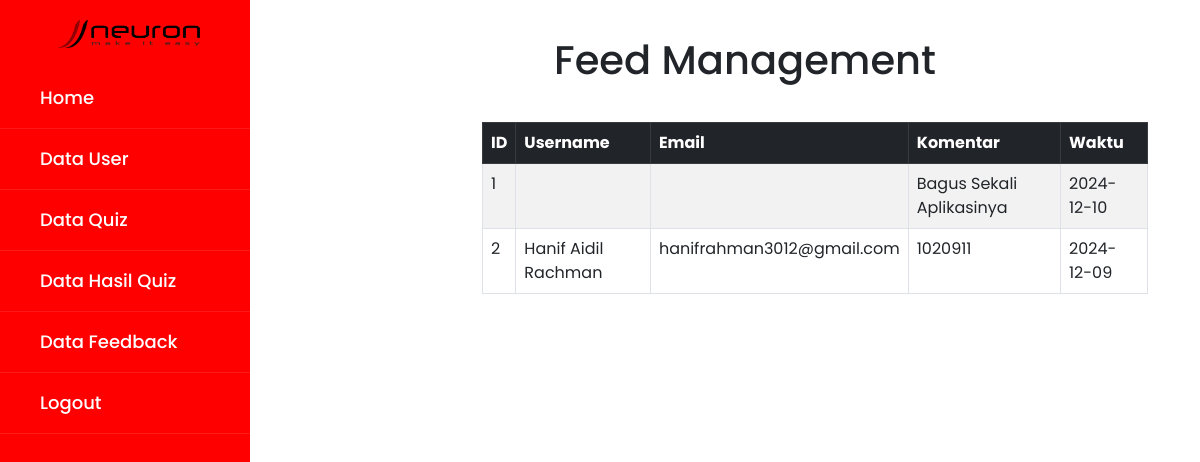
The app's page /admin/feedback.php with its own data.
### tables this page shows
CREATE TABLE `feedback` (
  `id` int(11) NOT NULL,
  `name` varchar(255) NOT NULL,
  `email` varchar(255) NOT NULL,
  `pesan` varchar(255) NOT NULL,
  `waktu` date NOT NULL
);

### admin/feedback.php (the view, shortened to what this page needs)
<!DOCTYPE html>
<html lang="en">
<head>
    <link rel="stylesheet" href="https://cdn.jsdelivr.net/npm/bootstrap@5.3.0/dist/css/bootstrap.min.css">
    <link rel="stylesheet" href="index_admin.css">
</head>
<body>
    <nav class="sidebar">
        <div class="text">
            <img src="../image/Neuronworks.png" alt="Menu Image">
        </div>
        <ul>
                <li><a href="home.php">Home</a></li>
                <li><a href="data_user.php">Data User</a></li>
                <li><a href="data_quiz.php">Data Quiz</a></li>
                <li><a href="quiz_result.php">Data Hasil Quiz</a></li>
                <li><a href="feedback.php">Data Feedback</a></li>
                <li><a href="logout.php">Logout</a></li>
            </ul>
    </nav>
    <header>
        <div class="container mt-3">
            <h1 class="text-center">Feed Management</h1>
        </div>
    </header>
    <div class="container">
        <div class="row justify-content-center">
            <div class="col">
                <div class="table-responsive" style="margin-left:450px; margin-top:-290px;">
                    <table class="table table-striped table-bordered">
                        <thead class="table-dark">
                            <tr>
                                <th >ID</th>
                                <th>Username</th>
                                <th>Email</th>
                                <th>Komentar</th>
                                <th>Waktu</th>
                            </tr>
                        </thead>
                        <tbody>
                            <?php
                                include "../db_conn.php";
                                $sql = "SELECT * FROM feedback  ";
                                $result = $conn->query($sql);
                                if ($result) {
                                    while ($row = $result->fetch_array()) {
                                        echo "<tr>";
                                        echo "<td>".$row['id']."</td>";
                                        echo "<td>".$row['name']."</td>";
                                        echo "<td>".$row['email']."</td>";
                                        echo "<td>".$row['pesan']."</td>";
                                        echo "<td>".$row['waktu']."</td>";
                                        echo "</tr>";
                                    }
                                } else {
                                    echo "<tr><td colspan='5' class='text-center'>No data found</td></tr>";
                                }
                            ?>
                        </tbody>
                    </table>
                </div>
            </div>
        </div>
    </div>
</body>
</html>

### admin/index_admin.css (style rules this page uses)
* { margin: 0; padding: 0; box-sizing: border-box; font-family: 'Poppins', sans-serif; }
.sidebar { position: fixed; width: 250px; height: 100%; left: 0; background: red; transition: left 0.4s ease; }
.sidebar .text img { width: 150px; margin: 20px auto; display: block; }
.sidebar ul { height: 100%; list-style: none; padding: 0; }
.sidebar ul li { line-height: 60px; border-bottom: 1px solid rgba(255, 255, 255, 0.1); }
.sidebar ul li a { color: white; text-decoration: none; font-size: 18px; padding-left: 40px; font-weight: 500; display: block; }
header { margin-left: 250px; padding: 20px; }
.container { display: flex; align-items: center; justify-content: center; margin: 150px 20px; }

### records on screen
feedback: id "1", pesan "Bagus Sekali Aplikasinya", waktu "2024-12-10"
feedback: id "2", name "Hanif Aidil Rachman", email "hanifrahman3012@gmail.com", pesan "1020911", waktu "2024-12-09"
